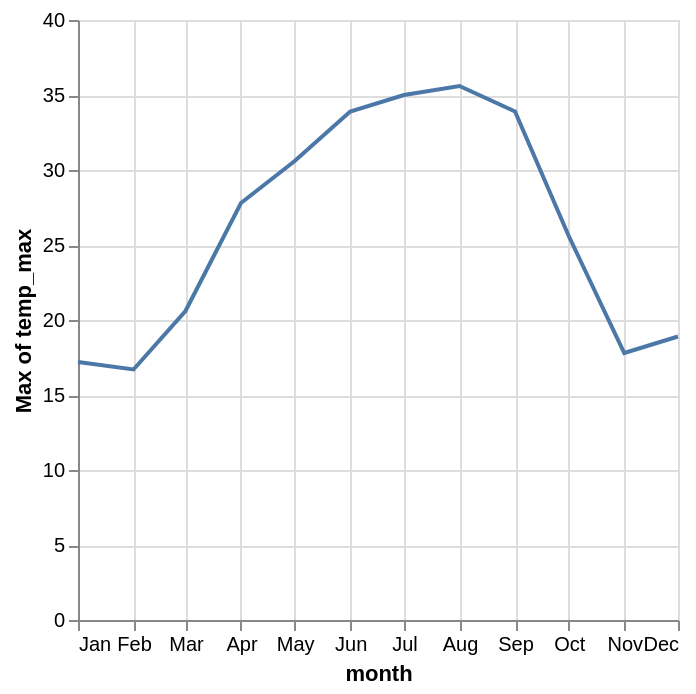

Write a Vega-Lite specification for this figure.
### Vega-Lite specification from a JSON file in a GitHub repository (floating-point values rounded to 4 significant figures; data arrays with more than 128 entries replaced by an {"elided": "..."} marker saying what was removed)
{"$schema": "https://vega.github.io/schema/vega-lite/v4.json", "description": "Time unit transform.", "data": {"values": {"elided": "1461 records"}}, "mark": "line", "transform": [{"timeUnit": "month", "field": "date", "as": "month"}], "encoding": {"x": {"field": "month", "type": "temporal", "axis": {"format": "%b"}}, "y": {"aggregate": "max", "field": "temp_max"}}}
